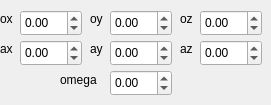
           <widget class="QWidget" name="page_46">
            <widget class="QDoubleSpinBox" name="spnbox_meshes_sav_z">
             <property name="geometry">
              <rect>
               <x>200</x>
               <y>10</y>
               <width>62</width>
               <height>26</height>
              </rect>
             </property>
             <property name="minimum">
              <double>-99999.000000000000000</double>
             </property>
             <property name="maximum">
              <double>99999.990000000005239</double>
             </property>
             <property name="singleStep">
              <double>0.100000000000000</double>
             </property>
            </widget>
            <widget class="QDoubleSpinBox" name="spnbox_meshes_sav_y">
             <property name="geometry">
              <rect>
               <x>110</x>
               <y>10</y>
               <width>62</width>
               <height>26</height>
              </rect>
             </property>
             <property name="minimum">
              <double>-99999.000000000000000</double>
             </property>
             <property name="maximum">
              <double>99999.990000000005239</double>
             </property>
             <property name="singleStep">
              <double>0.100000000000000</double>
             </property>
            </widget>
            <widget class="QDoubleSpinBox" name="spnbox_meshes_sav_x">
             <property name="geometry">
              <rect>
               <x>20</x>
               <y>10</y>
               <width>62</width>
               <height>26</height>
              </rect>
             </property>
             <property name="minimum">
              <double>-99999.000000000000000</double>
             </property>
             <property name="maximum">
              <double>99999.990000000005239</double>
             </property>
             <property name="singleStep">
              <double>0.100000000000000</double>
             </property>
            </widget>
            <widget class="QLabel" name="label_85">
             <property name="geometry">
              <rect>
               <x>90</x>
               <y>10</y>
               <width>16</width>
               <height>17</height>
              </rect>
             </property>
             <property name="text">
              <string>oy</string>
             </property>
            </widget>
            <widget class="QLabel" name="label_86">
             <property name="geometry">
              <rect>
               <x>0</x>
               <y>10</y>
               <width>16</width>
               <height>17</height>
              </rect>
             </property>
             <property name="text">
              <string>ox</string>
             </property>
            </widget>
            <widget class="QLabel" name="label_87">
             <property name="geometry">
              <rect>
               <x>180</x>
               <y>10</y>
               <width>16</width>
               <height>17</height>
              </rect>
             </property>
             <property name="text">
              <string>oz</string>
             </property>
            </widget>
            <widget class="QDoubleSpinBox" name="spnbox_meshes_sav_a_y">
             <property name="geometry">
              <rect>
               <x>110</x>
               <y>40</y>
               <width>62</width>
               <height>26</height>
              </rect>
             </property>
             <property name="minimum">
              <double>-99999.000000000000000</double>
             </property>
             <property name="maximum">
              <double>99999.990000000005239</double>
             </property>
             <property name="singleStep">
              <double>0.100000000000000</double>
             </property>
            </widget>
            <widget class="QLabel" name="label_88">
             <property name="geometry">
              <rect>
               <x>0</x>
               <y>40</y>
               <width>16</width>
               <height>17</height>
              </rect>
             </property>
             <property name="text">
              <string>ax</string>
             </property>
            </widget>
            <widget class="QLabel" name="label_89">
             <property name="geometry">
              <rect>
               <x>90</x>
               <y>40</y>
               <width>16</width>
               <height>17</height>
              </rect>
             </property>
             <property name="text">
              <string>ay</string>
             </property>
            </widget>
            <widget class="QDoubleSpinBox" name="spnbox_meshes_sav_a_z">
             <property name="geometry">
              <rect>
               <x>200</x>
               <y>40</y>
               <width>62</width>
               <height>26</height>
              </rect>
             </property>
             <property name="minimum">
              <double>-99999.000000000000000</double>
             </property>
             <property name="maximum">
              <double>99999.990000000005239</double>
             </property>
             <property name="singleStep">
              <double>0.100000000000000</double>
             </property>
            </widget>
            <widget class="QDoubleSpinBox" name="spnbox_meshes_sav_a_x">
             <property name="geometry">
              <rect>
               <x>20</x>
               <y>40</y>
               <width>62</width>
               <height>26</height>
              </rect>
             </property>
             <property name="minimum">
              <double>-99999.000000000000000</double>
             </property>
             <property name="maximum">
              <double>99999.990000000005239</double>
             </property>
             <property name="singleStep">
              <double>0.100000000000000</double>
             </property>
            </widget>
            <widget class="QLabel" name="label_90">
             <property name="geometry">
              <rect>
               <x>180</x>
               <y>40</y>
               <width>16</width>
               <height>17</height>
              </rect>
             </property>
             <property name="text">
              <string>az</string>
             </property>
            </widget>
            <widget class="QDoubleSpinBox" name="spnbox_meshes_sav_omega">
             <property name="geometry">
              <rect>
               <x>110</x>
               <y>70</y>
               <width>62</width>
               <height>26</height>
              </rect>
             </property>
             <property name="minimum">
              <double>-99999.000000000000000</double>
             </property>
             <property name="maximum">
              <double>99999.990000000005239</double>
             </property>
             <property name="singleStep">
              <double>0.100000000000000</double>
             </property>
            </widget>
            <widget class="QLabel" name="label_91">
             <property name="geometry">
              <rect>
               <x>60</x>
               <y>70</y>
               <width>41</width>
               <height>20</height>
              </rect>
             </property>
             <property name="text">
              <string>omega</string>
             </property>
            </widget>
           </widget>
